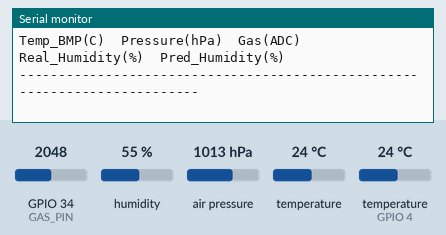
The sketch below on a simulated ESP32. Shown: the last lines printed to the serial monitor. The inputs (shaded band) are chosen by the test bench; at power-on: humidity 55 %, air pressure 1013 hPa, GPIO 34 (GAS_PIN) = 2048, temperature 24 °C, temperature (sensor on GPIO 4) 24 °C (analog values on the 0–4095 scale).

Above: at 4.2 s.
4.3 s: humidity set to 22 %
At 16.5 s:
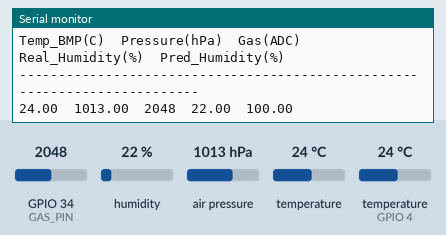
22.3 s: air pressure set to 952 hPa
At 30.4 s:
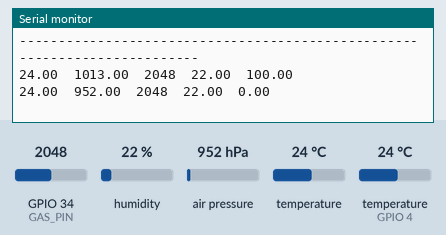
40.3 s: GPIO 34 (GAS_PIN) set to 2866
At 45.3 s:
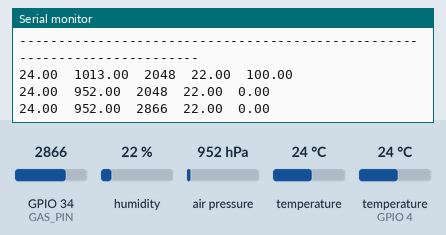
58.3 s: temperature (sensor 0) set to 12 °C
At 60.4 s:
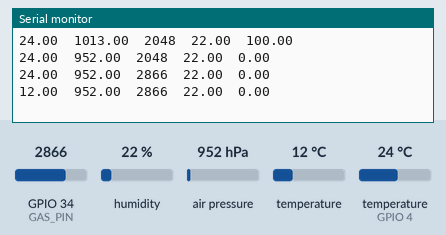

The sketch:

esp32_virtual_humidity.ino
```cpp
#include <Wire.h>
#include <Adafruit_Sensor.h>
#include <Adafruit_BMP085_U.h>
#include <DHT.h>

#define DHTPIN 4
#define DHTTYPE DHT11
#define GAS_PIN 34

DHT dht(DHTPIN, DHTTYPE);
Adafruit_BMP085_Unified bmp = Adafruit_BMP085_Unified(10085);

// Regression coefficients obtained from the trained Python model
const float A_TEMP = -1.542;
const float B_PRESS = 4.607;
const float C_INT  = -4440.737;

unsigned long lastMillis = 0;
const unsigned long interval_ms = 15000; // 15 seconds

void setup() {
  Serial.begin(115200);
  delay(1000);

  Serial.println("\n============================================");
  Serial.println("   BMP180 + DHT11 + FC-22 + Virtual Humidity");
  Serial.println("============================================");
  Serial.println("Sensor warm-up: FC-22 requires ~120 s for stable readings.\n");

  dht.begin();

  if (!bmp.begin()) {
    Serial.println("ERROR: BMP180 not detected! Check wiring.");
    while (1);
  }

  analogReadResolution(12);
  delay(2000);

  Serial.println("Temp_BMP(C)\tPressure(hPa)\tGas(ADC)\tReal_Humidity(%)\tPred_Humidity(%)");
  Serial.println("--------------------------------------------------------------------------");
}

void loop() {
  unsigned long now = millis();

  if (now - lastMillis >= interval_ms) {
    lastMillis = now;

    float hum_real = dht.readHumidity();

    float temp_bmp = 0;
    float pressure = 0;

    bmp.getTemperature(&temp_bmp);
    bmp.getPressure(&pressure);
    pressure = pressure / 100.0; // Pa to hPa

    int gas_raw = analogRead(GAS_PIN);

    // Predict humidity using the trained regression model
    float hum_pred = (A_TEMP * temp_bmp) + (B_PRESS * pressure) + C_INT;
    hum_pred = constrain(hum_pred, 0.0, 100.0);

    if (isnan(hum_real)) {
      Serial.println("#ERR_DHT");
    } else {
      Serial.printf("%.2f\t%.2f\t%d\t%.2f\t%.2f\n",
                    temp_bmp, pressure, gas_raw, hum_real, hum_pred);
    }
  }
}
```

Measured:
- after the input at 4.3 s, the serial monitor: prints a new line after 10.7 s (image 1)
- after the input at 22.3 s, the serial monitor: prints a new line after 7.7 s (image 2)
- after the input at 40.3 s, the serial monitor: prints a new line after 4.7 s (image 3)
- after the input at 58.3 s, the serial monitor: prints a new line after 1.7 s (image 4)
